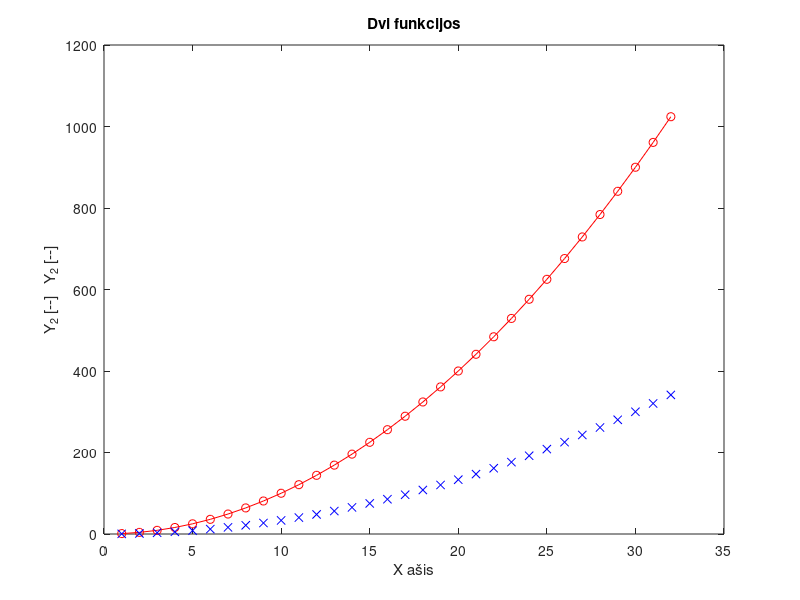

This figure's MATLAB source: (Note: this script raises an error after producing the figure.)
% Paprastai skriptas
% Oleksandr Kudlai Edlfu 25/2 14.09.2026

x = 1:32;
y = x.^2;

plot(x, y, 'o-r', x, y/3, 'xb')
title('Dvi funkcijos')
xlabel('X ašis')
ylabel('Y_2 [--]   Y_2 [--]')
%% Complementary task
N = 2; 

v = N+1:0.5:N+4;

A=[2,3,4
    4,5,6]
A = N:N+8;
A = reshape(A, 3, 3)';
a=(A)
a = A(3,2);
b = A(2:3,1:3);  %%b = [A(2,3) A(2,2)];
c = [A(1,1) A(1,3); A(3,1) A(3,3)];

v2 = v(1:3);
v3=v(2:3);

B = [A v2 v3];
